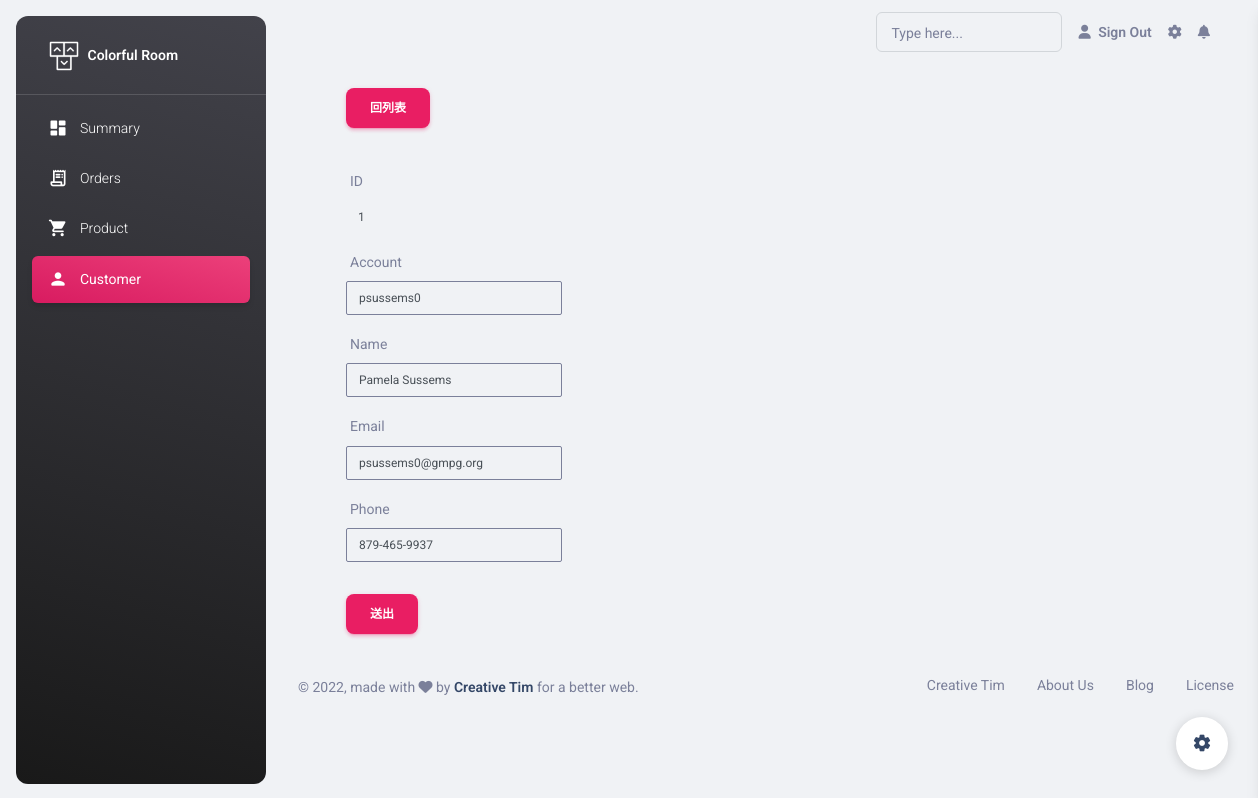
The page /pages/customer/customer-edit.php?id=1 on the database its author committed.
### tables this page shows
CREATE TABLE `customer` (
  `id` int(11) NOT NULL,
  `account` varchar(50) DEFAULT NULL,
  `name` varchar(50) DEFAULT NULL,
  `password` varchar(50) DEFAULT NULL,
  `email` varchar(50) DEFAULT NULL,
  `phone` varchar(50) DEFAULT NULL,
  `created_at` date DEFAULT NULL,
  `edit_at` date DEFAULT NULL,
  `valid` int(11) DEFAULT NULL
);

### pages/var.php (called while the page is built, shortened)
<?php
$url_page_user_list     = '/colorful-room/pages/customer/user-list.php?table=member';

### pages/customer/customer-edit.php (the view, shortened to what this page needs)
<?php
require_once("../../components/pdo-connect.php");
include_once("../var.php");
include_once("../signin/do-authorize.php");
if (isset($_GET["id"])) {
    $id = $_GET["id"];
} else {
    $id = 0;
}
$sqlCustomer = "SELECT * FROM customer WHERE id=? AND valid=1";
$stmt = $db_host->prepare($sqlCustomer);
try {
    $stmt->execute([$id]);
    $rowsCountCustomer = $stmt->rowCount();
} catch (PDOException $e) {
    echo $e->getMessage();
}
?>
<?php include "../../template/head.php"; ?>
<?php include "../../template/body-aside.php"; ?>
<?php include "../../template/body-main-header.php" ?>
<div class="container mx-5">
    <div class="row justify-content-start">
        <div class="col-lg-3 col-md-6 col-sm-6">
            <div class="py-2 my-3">
                <a href="<?= $url_page_user_list ?>" class="btn btn-primary">回列表</a>
            </div>
            <?php if ($rowsCountCustomer == 0) : ?>
                <p class="font-bold">使用者不存在</p>
            <?php else :
                $rowsCustomer = $stmt->fetch();
            ?>
                <form action="customerDoUpdate.php" method="post">
                    <div class="mb-3 input-group-sm">
                        <label for="id" class="form-label">ID</label>
                        <input type="text" class="form-control " id="id" name="id" value="<?= $rowsCustomer["id"] ?>" readonly>
                    </div>
                    <div class="mb-3 input-group-sm">
                        <label for="account" class="form-label">Account</label>
                        <input type="text" class="form-control border border-secondary" id="account" name="account" value="<?= $rowsCustomer["account"] ?>">
                    </div>
                    <div class="mb-3 input-group-sm">
                        <label for="name" class="form-label">Name</label>
                        <input type="text" class="form-control border border-secondary" id="name" name="name" value="<?= $rowsCustomer["name"] ?>">
                    </div>
                    <div class="mb-3 input-group-sm">
                        <label for="email" class="form-label">Email</label>
                        <input type="text" class="form-control border border-secondary" id="email" name="email" value="<?= $rowsCustomer["email"] ?>">
                    </div>
                    <div class="mb-3 input-group-sm">
                        <label for="phone" class="form-label">Phone</label>
                        <input type="text" class="form-control border border-secondary" id="phone" name="phone" value="<?= $rowsCustomer["phone"] ?>">
                    </div>
                    <button class="btn btn-primary mt-3" type="button" data-bs-toggle="modal" data-bs-target="#staticBackdrop">送出</button>
                </form>
            <?php endif; ?>
        </div>
    </div>
</div>
<?php include "../../template/body-main-footer.php" ?>
<?php include "../../template/body-corner.php" ?>

### rows shown on the page
customer: id "1", account "psussems0", name "Pamela Sussems", email "psussems0@gmpg.org", phone "879-465-9937"
